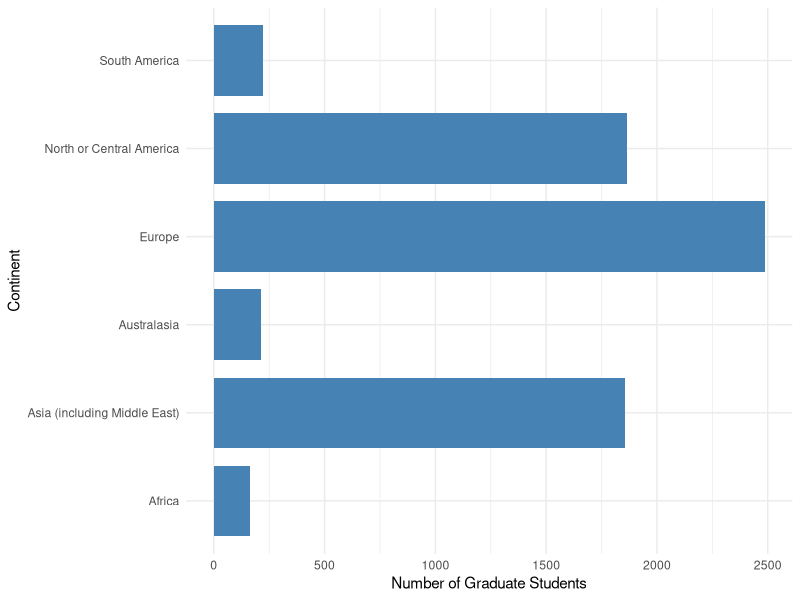

This figure's R source: (Note: this script raises an error after producing the figure.)
library(tidyverse)
library(dplyr)
library(ggplot2)

#Load in survey_data csv file
survey_data <- read.csv(here::here("data", "survey_data.csv"))
view(survey_data)

fix_likert_1 <- function (df){
  for (i in seq_along(df)){
    if (i == '7 = Extremely satisfied'){
      df[[i]] <- 7
    }
    else if (i == '4 = Neither satisfied nor dissatisfied'){
      df[[i]] <- 4
    }
    else if (i == '1 = Not at all satisfied'){
      df[[i]] <- 1
    }
  }
}

map(survey_data, function(df) fix_likert_1(df))

view(survey_data)

ggplot(survey_data, aes(current_living_location)) +
  geom_bar(width = .8, fill = "steelblue") +
  coord_flip() +
  xlab("Continent") +
  ylab("Number of Graduate Students") +
  theme_minimal() +
  ggsave('basic_demographics1.png', path = here("images"), width = 8, height = 5)
